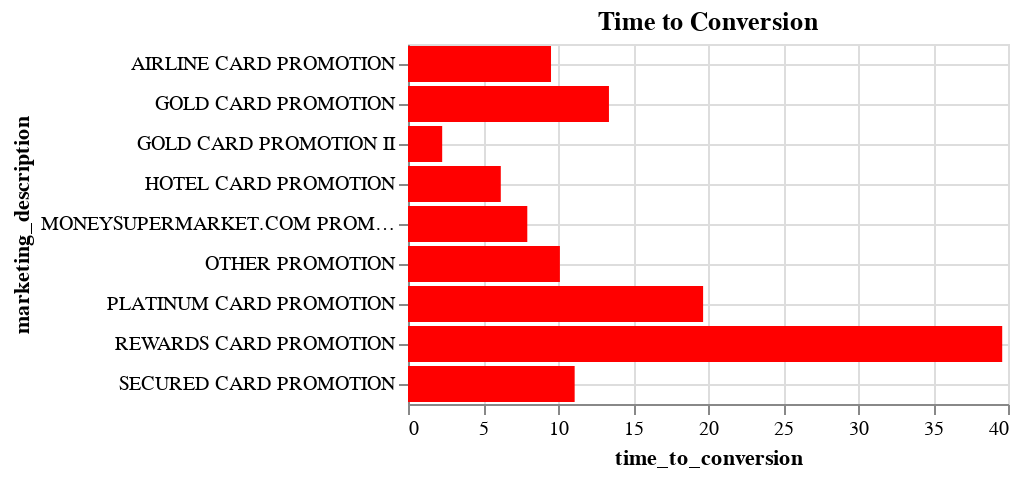

The notebook cell saved with this chart:
### Markdown cell above
<p style = 'font-size:16px;font-family:Arial;color:#00233C'>The chart above shows the total attribution score the promotion had. So, the biggest drivers of signups will be the longest. Here the OTHER PROMOTIONS followed by REWARDS CARD PROMOTION and then AIRLINE CARD PROMOTION. </p>

### Code cell
%chart x=time_to_conversion, y=marketing_description, gridx=true, gridy=true, mark=bar, color=red, title="Time to Conversion", width=700, height=300

### Figure 1 — Vega-Lite specification as saved in the notebook (floating-point values rounded to 4 significant figures)
{"$schema": "https://vega.github.io/schema/vega-lite/v3.json", "data": {"format": {"type": "csv"}, "values": "\"MARKETING_DESCRIPTION\",\"avg_attrib\",\"sum_attrib\",\"time_to_conversion\"\n\"OTHER PROMOTION\",\"0.12269708441256559\",\"58.64920634920635\",\"10.126256256256257\"\n\"MONEYSUPERMARKET.COM PROMOTION\",\"0.2220879120879121\",\"14.435714285714287\",\"7.953019323671498\"\n\"REWARDS CARD PROMOTION\",\"0.10231916295930137\",\"29.570238095238096\",\"39.61428451178451\"\n\"GOLD CARD PROMOTION II\",\"0.14665750915750916\",\"7.626190476190477\",\"2.279333333333333\"\n\"PLATINUM CARD PROMOTION\",\"0.07232704402515723\",\"3.833333333333333\",\"19.674027777777777\"\n\"HOTEL CARD PROMOTION\",\"0.09703703703703703\",\"4.366666666666666\",\"6.186361111111111\"\n\"SECURED CARD PROMOTION\",\"0.03439153439153439\",\"2.1666666666666665\",\"11.110805555555556\"\n\"AIRLINE CARD PROMOTION\",\"0.08527966742252457\",\"23.28134920634921\",\"9.534586288416076\"\n\"GOLD CARD PROMOTION\",\"0.11260683760683761\",\"7.319444444444445\",\"13.39695987654321\"\n"}, "encoding": {"x": {"axis": {"grid": true, "title": "time_to_conversion"}, "field": "time_to_conversion", "type": "quantitative"}, "y": {"axis": {"grid": true, "title": "marketing_description"}, "field": "MARKETING_DESCRIPTION", "type": "nominal"}}, "height": "300", "mark": {"color": "red", "type": "bar"}, "title": "Time to Conversion", "width": "700"}
